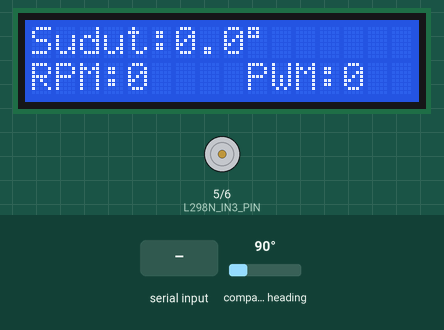
Recording of a sketch running on a simulated Arduino Uno, built with avr-gcc and run on an emulated ATmega328P. Shown: 16×2 character LCD, motor-driver pin pairs drawn as motors (green arrow = first pin HIGH = forward, orange = second pin HIGH = backward, longer = more drive, scaled by the enable pin). The inputs (shaded band) are chosen by the test bench; at power-on: compass heading 90°. What the sketch prints to the serial monitor is not drawn.

Above: at 3.3 s.
3.4 s: "30,150\n" received over Serial
At 3.59 s:
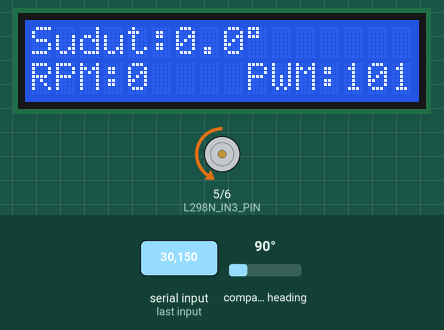
5.8 s: compass heading set to 180°
At 6.1 s:
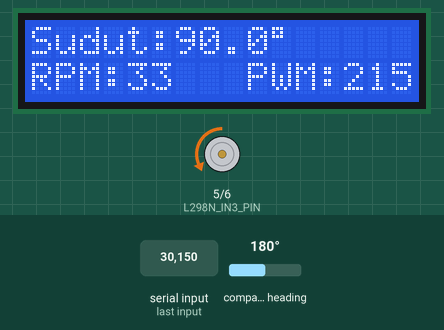
7.4 s: compass heading set to 90°
At 7.66 s:
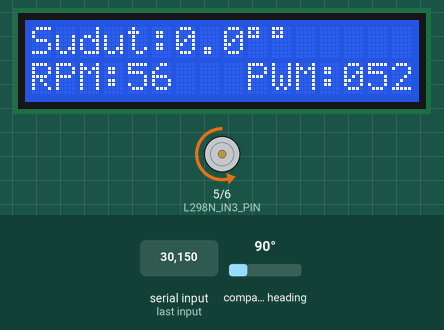
9.9 s: compass heading set to 7°
At 10.46 s:
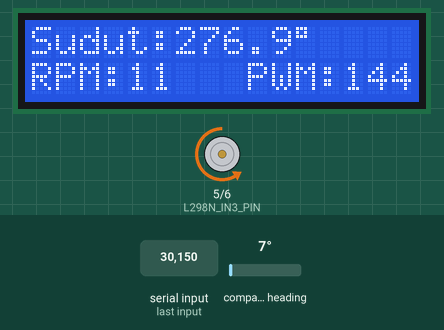
12.9 s: compass heading set to 104°
At 15.0 s:
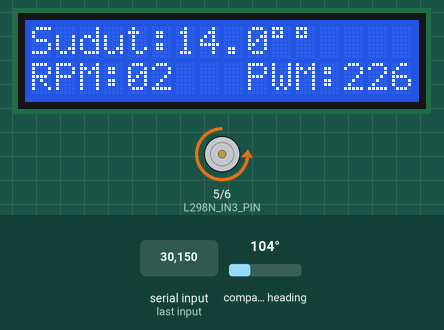
15.9 s: compass heading set to 96°
At 17.2 s:
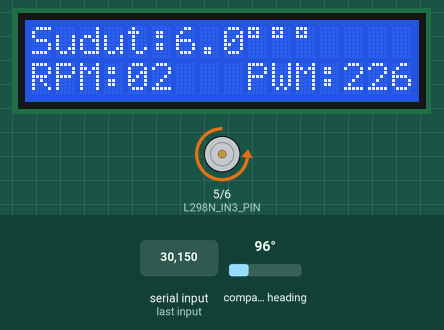
Timing chart, 0 to 18.9 s (numbered marks = the images above; inputs shaded):
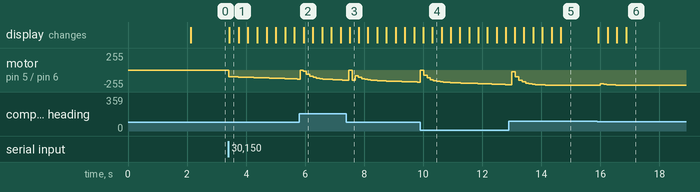

Measured:
- the behaviour switches between 101 and 100° on compass heading (found by bisection; images 5 and 6)
- after the input at 3.4 s, motor on pin 5 (L298N_IN3_PIN) / pin 6 (L298N_IN4_PIN): moves from stopped to backward 135/255 over 2.3 s, starting at once; the display: changes at once (image 1)
- after the input at 7.4 s, the display: changes after 0.11 s (image 3)
- after the input at 9.9 s, the display: first changes after 0.10 s (image 4 shows a later state)
- after the input at 12.9 s, the display: first changes after 0.20 s (image 5 shows a later state)
- after the input at 15.9 s, motor on pin 5 (L298N_IN3_PIN) / pin 6 (L298N_IN4_PIN): backward 226/255 → backward 209/255 after 0.10 s, → backward 216/255 0.10 s later, → backward 220/255 0.10 s later, → backward 222/255 0.10 s later, … (7 changes in this stretch); the display: changes at once (image 6)

The sketch:

Motor-DC.ino
```cpp
#include <Arduino.h>
#include <Wire.h>
#include <AS5600.h>
#include <LiquidCrystal_I2C.h>

#define L298N_ENB_PIN 3
#define L298N_IN3_PIN 5
#define L298N_IN4_PIN 6

LiquidCrystal_I2C lcd(0x27, 16, 2);
AS5600 as5600;

unsigned long waktuLama = 0;
float sudutLama = 0.0;
float rpm = 0.0;
float sudutOffset = 0.0;

// ==========================================
// VARIABEL PID (Tuning Menengah & Stabil)
// ==========================================

float Kp = 3.30;      // Dorongan proporsional
float Ki = 0.5;       // Dorongan integral
float Kd = 0.002;     // Rem turunan untuk meredam guncangan

float setpoint_rpm = 0.0;

float error = 0.0;
float last_error = 0.0;

float integral = 0.0;
float derivative = 0.0;

int output_pwm = 0;


void setup() {

  pinMode(L298N_ENB_PIN, OUTPUT);
  pinMode(L298N_IN3_PIN, OUTPUT);
  pinMode(L298N_IN4_PIN, OUTPUT);

  Serial.begin(115200);

  Wire.begin();
  as5600.begin();

  if (!as5600.isConnected()) {
    while (1);
  }

  // Auto-Tare 0 Derajat saat mesin dinyalakan
  sudutOffset = as5600.readAngle() * (360.0 / 4096.0);

  waktuLama = millis();
  sudutLama = 0.0;

  lcd.init();
  lcd.backlight();

  lcd.setCursor(0, 0);
  lcd.print(" SISTEM MONITOR ");

  lcd.setCursor(0, 1);
  lcd.print(" PID BERJALAN ");

  delay(2000);

  lcd.clear();

  lcd.setCursor(0, 0);
  lcd.print("Sudut:");

  lcd.setCursor(0, 1);
  lcd.print("RPM:");

  lcd.setCursor(9, 1);
  lcd.print("PWM:");
}


void loop() {

  // ===================================================
  // 1. TERIMA TARGET RPM DARI PYTHON
  // ===================================================

  if (Serial.available() > 0) {

    float rpm_masuk = Serial.parseFloat();

    // Keamanan rentang target RPM
    // Sesuai kode pada laporan
    if (rpm_masuk >= 0 && rpm_masuk <= 10000) {
      setpoint_rpm = rpm_masuk;
    }

    // Bersihkan sisa buffer karakter yang masuk
    while (Serial.available() > 0) {
      Serial.read();
    }
  }


  // ===================================================
  // 2. BACA SENSOR & HITUNG RPM
  // ===================================================

  uint16_t rawAngle = as5600.readAngle();

  float sudutSekarang =
    (rawAngle * (360.0 / 4096.0)) - sudutOffset;

  if (sudutSekarang < 0.0) {
    sudutSekarang += 360.0;
  }

  unsigned long waktuSekarang = millis();

  long selisihWaktu =
    waktuSekarang - waktuLama;

  // Update perhitungan setiap 100 ms (0.1 detik)
  if (selisihWaktu >= 100) {

    float selisihSudut =
      sudutSekarang - sudutLama;


    // Koreksi jika melewati batas lingkaran
    if (selisihSudut > 180.0) {
      selisihSudut -= 360.0;
    }
    else if (selisihSudut < -180.0) {
      selisihSudut += 360.0;
    }


    // Hitung RPM Mentah
    // Menggunakan fabs agar tidak membulat jadi 0
    float putaran =
      fabs(selisihSudut) / 360.0;

    float menit =
      (float)selisihWaktu / 60000.0;

    float rpm_mentah =
      putaran / menit;


    // =================================================
    // LOW-PASS FILTER
    // Menstabilkan angka RPM
    // =================================================

    // Mengambil 40% data baru
    // dan mempertahankan 60% data lama
    rpm =
      (0.4 * rpm_mentah) +
      (0.6 * rpm);


    // =================================================
    // 3. KALKULASI PID & ANTI-WINDUP
    // =================================================

    float dt =
      (float)selisihWaktu / 1000.0;

    error =
      setpoint_rpm - rpm;


    // Anti-Windup:
    // Batasi memori integral agar PWM
    // tidak nyangkut lama di 255
    integral += error * dt;

    if (integral > 255.0) {
      integral = 255.0;
    }
    else if (integral < -255.0) {
      integral = -255.0;
    }


    derivative =
      (error - last_error) / dt;


    float hasil_pid =
      (Kp * error) +
      (Ki * integral) +
      (Kd * derivative);


    output_pwm =
      (int)hasil_pid;


    // Batasi tegangan akhir ke modul L298N
    if (output_pwm > 255) {
      output_pwm = 255;
    }
    else if (output_pwm < 0) {
      output_pwm = 0;
    }


    // =================================================
    // SAFETY FEATURE
    // Matikan paksa jika target adalah 0
    // =================================================

    if (setpoint_rpm == 0.0) {

      output_pwm = 0;
      integral = 0.0;

      // Reset tampilan RPM ke 0 saat berhenti
      rpm = 0.0;
    }


    last_error = error;

    sudutLama = sudutSekarang;
    waktuLama = waktuSekarang;


    // =================================================
    // 4. KIRIM DATA KE PYTHON
    // =================================================

    Serial.print(sudutSekarang, 1);
    Serial.print(",");

    Serial.print(rpm, 1);
    Serial.print(",");

    Serial.println(output_pwm);
  }


  // ===================================================
  // 5. JALANKAN MOTOR L298N
  // ===================================================

  analogWrite(
    L298N_ENB_PIN,
    output_pwm
  );

  digitalWrite(
    L298N_IN3_PIN,
    LOW
  );

  digitalWrite(
    L298N_IN4_PIN,
    HIGH
  );


  // ===================================================
  // 6. UPDATE TAMPILAN LCD
  // ===================================================

  lcd.setCursor(6, 0);
  lcd.print(" ");

  lcd.setCursor(6, 0);
  lcd.print(sudutSekarang, 1);
  lcd.print((char)223);


  lcd.setCursor(4, 1);
  lcd.print(" ");

  lcd.setCursor(4, 1);
  lcd.print((int)rpm);


  lcd.setCursor(13, 1);
  lcd.print(" ");

  lcd.setCursor(13, 1);
  lcd.print(output_pwm);


  delay(1);
}
```
